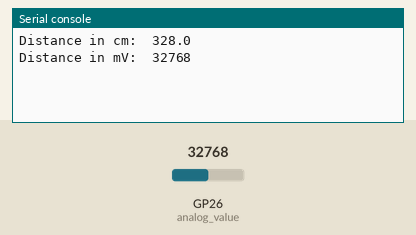
A program run on a simulated Raspberry Pi Pico running MicroPython. Shown: the last lines printed to the serial console. The test bench sets the inputs (shaded band); at power-on: GP26 (analog_value) = 32768 (analog values on the 0–65535 scale).

Above: at 1.2 s.
1.3 s: GP26 (analog_value) set to 45874
At 6.3 s:
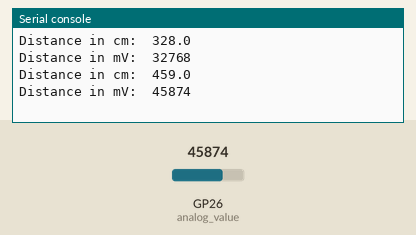
7.3 s: GP26 (analog_value) set to 57670
At 11.3 s:
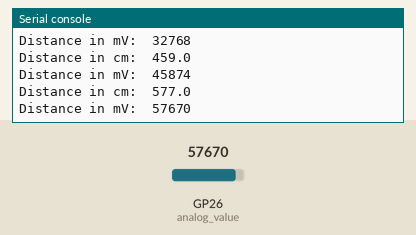
Timing chart, 0 to 12.8 s (numbered marks = the images above; inputs shaded):
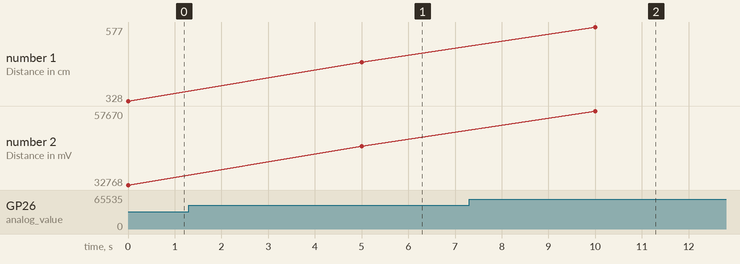

The program:

ADC.py
```python
import machine
import utime

#Pin 31 - ADC0
analog_value = machine.ADC(0)

while True:
    sensor = analog_value.read_u16()
    Distance = sensor/100
    Distance = round(Distance,0)
    print("Distance in cm: ",Distance)
    print("Distance in mV: ",sensor)
    #inches = millimeters/25.4
    #print("\nDistance in inc: ",inches)
    utime.sleep(5)
```

Measured:
- after the input at 1.3 s, the serial console: prints a new line after 3.7 s (image 1)
- after the input at 7.3 s, the serial console: prints a new line after 2.7 s (image 2)
- plotted number 1: 328 → 459 after the input at 1.3 s, 459 → 577 after the input at 7.3 s
- plotted number 2: 32768 → 45874 after the input at 1.3 s, 45874 → 57670 after the input at 7.3 s
